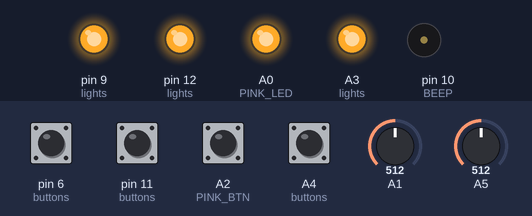
The sketch below on a simulated Arduino Uno, built with avr-gcc and run on an emulated ATmega328P. On the bench: output pins drawn as LEDs (lit = HIGH), buzzer (waves = sounding). Inputs (shaded band) come from the test bench; at power-on: A2 (PINK_BTN), A4 (buttons), pin 6 (buttons), pin 11 (buttons) HIGH, A1 = 512, A5 = 512. Random numbers use the default seed unless the sketch sets one.

Above: at 2.6 s.
2.7 s: pin 6 (buttons) pulled LOW for 0.15 s
At 4.5 s:
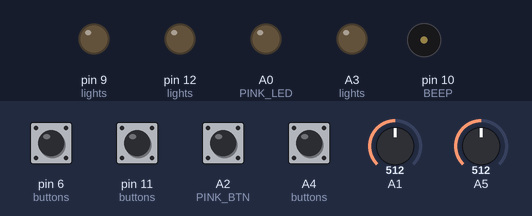
5.6 s: pin 11 (buttons) pulled LOW for 0.15 s
At 5.85 s:
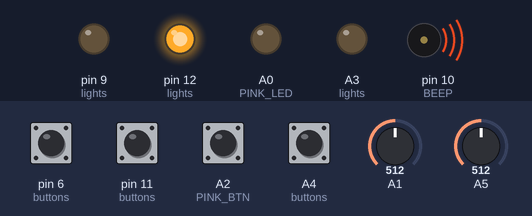
8.6 s: pin 11 (buttons) pulled LOW for 1 s
At 9.9 s:
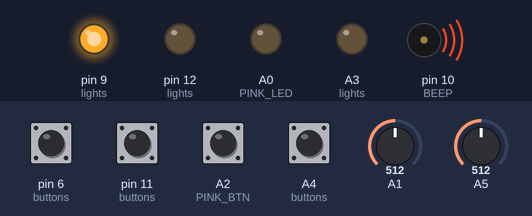
11.5 s: A2 (PINK_BTN) pulled LOW for 0.15 s
At 11.75 s:
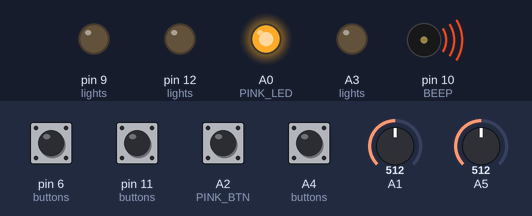
14.5 s: A2 (PINK_BTN) pulled LOW for 1 s
At 17.1 s:
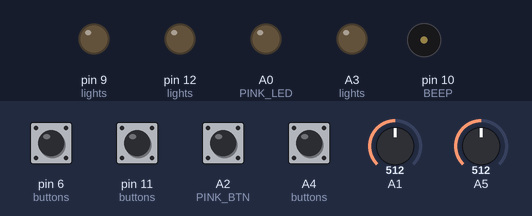
17.4 s: A4 (buttons) pulled LOW for 0.15 s
Timing chart, 0 to 40.0 s (numbered marks = the images above; inputs shaded):
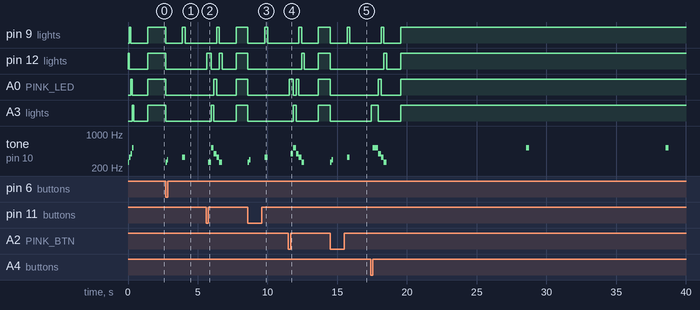

The sketch:

simon.ino
```cpp
#define PURPLE_LED 12
#define GREEN_LED 9
#define PINK_LED A0
#define ORANGE_LED A3
#define PURPLE_BTN 11
#define GREEN_BTN 6
#define PINK_BTN A2
#define ORANGE_BTN A4
#define BEEP 10
#define NOISE A5

#define C 261.64
#define D 293.68
#define E 329.64
#define F 349.24
#define G 392.00
#define A 440
#define B 493.92
#define HIGH_C 523.28

#define WAITING 0
#define SHOWING 1
#define WATCHING 2

int lights[4] = {PURPLE_LED, GREEN_LED, PINK_LED, ORANGE_LED, };
int buttons[4] = {PURPLE_BTN, GREEN_BTN, PINK_BTN, ORANGE_BTN };
int sounds[4] = { C, E, G, HIGH_C };

int gameState = WAITING;
int level = 1;
int pattern[30];

unsigned long lastBeep = 0;
unsigned long timer = 0;

void flashAndTone(int i, int length = 200) {
  digitalWrite(lights[i], HIGH);
  tone(BEEP, sounds[i]);
  delay(length);
  noTone(BEEP);
  digitalWrite(lights[i], LOW);
}

unsigned long entropy() {
  return millis()
    + analogRead(5)
    + (analogRead(13) * 2)
    + (analogRead(A1) * 4)
    + (analogRead(A5) * 8);
}

void setup() {
  for (int pin : lights) {
    pinMode(pin, OUTPUT);
  }
  for (int pin : buttons) {
    pinMode(pin, INPUT_PULLUP);
  }
  pinMode(BEEP, OUTPUT);

  for (int i=0; i < 4; i++) {
    flashAndTone(i, 100);
  }
  transitionToWaitingState();
}

void transitionToWaitingState() {
  gameState = WAITING;
  lastBeep = millis();
  delay(1000);
}

void loopWaiting() {
  if (millis() - lastBeep > 10000) {
    lastBeep = millis();
    tone(BEEP, HIGH_C);
    delay(200);
    noTone(BEEP);
  }

  for (int i=0; i < 4; i++) {
    digitalWrite(lights[i], HIGH);
    if (digitalRead(buttons[i]) == LOW) {
      startGame();
      break;
    }
  }
}

void startGame() {
  randomSeed(entropy());
  for (int i=0; i < 4; i++) {
    digitalWrite(lights[i], LOW);
  }

  tone(BEEP, C);
  delay(100);
  tone(BEEP, D);
  delay(100);
  noTone(BEEP);

  gameState = SHOWING;
  level = 1;
  for(int i = 0; i <30; i++) {
    pattern[i] = random(4);
  }

  delay(1000);
}

void gameOver() {
  for (int i = 3; i >= 0; i--) {
    flashAndTone(i);
  }
  transitionToWaitingState();
}

void loopShowing() {
  for (int i = 0; i < level; i++) {
    flashAndTone(pattern[i]);
    delay(max(250, 500 - 25*level));
  }
  gameState = WATCHING;
}

void loopWatching() {
  int found = false;
  for (int i = 0; i < level; i++) {
    timer = millis();
    found = false;
    while(!found) {
      if (millis() - timer > 10000) {
        gameOver();
        return;
      }
      for (int j = 0; j < 4; j++) {
        if (digitalRead(buttons[j]) == LOW) {
          delay(50); // DEBOUNCE
          // wait for them to release the button
          while(digitalRead(buttons[j]) == LOW) {
            digitalWrite(lights[j], HIGH);
          }
          flashAndTone(j);
          if (pattern[i] != j) {
            gameOver();
            return;
          } else {
            found = true;
            break;
          }
        }
      }
    }
  }

  delay(1000);
  level++;
  gameState = SHOWING;
}

void loop() {
  if (gameState == WAITING) { loopWaiting(); }
  if (gameState == SHOWING) { loopShowing(); }
  if (gameState == WATCHING) { loopWatching(); }
}
```

Measured:
- after the input at 2.7 s, pin 9 (lights): HIGH → LOW at once, → HIGH 1.2 s later, → LOW 0.20 s later; pin 12 (lights), A0 (PINK_LED), A3 (lights): HIGH → LOW at once; tone on pin 10 (BEEP): plays 261 Hz for 0.10 s, 293 Hz for 0.10 s, 329 Hz for 0.20 s, starting at once
- after the input at 5.6 s, pin 9 (lights): LOW → HIGH after 0.75 s, → LOW 0.20 s later, → HIGH 1.2 s later; pin 12 (lights): goes HIGH 0.30 s, LOW 0.60 s, HIGH 0.20 s, LOW 1.0 s, then HIGH, starting after 0.05 s
- after the input at 8.6 s, pin 9 (lights): HIGH → LOW at once, → HIGH 1.2 s later, → LOW 0.20 s later; pin 12 (lights), A0 (PINK_LED), A3 (lights): HIGH → LOW at once; tone on pin 10 (BEEP): plays 261 Hz for 0.10 s, 293 Hz for 0.10 s, 329 Hz for 0.20 s, starting at once
- after the input at 11.5 s, pin 9 (lights): LOW → HIGH after 0.75 s, → LOW 0.20 s later, → HIGH 1.2 s later; pin 12 (lights): LOW → HIGH after 0.95 s, → LOW 0.20 s later, → HIGH 1.0 s later
- after the input at 14.5 s, pin 9 (lights): HIGH → LOW at once, → HIGH 1.2 s later, → LOW 0.20 s later; pin 12 (lights), A0 (PINK_LED), A3 (lights): HIGH → LOW at once; tone on pin 10 (BEEP): plays 261 Hz for 0.10 s, 293 Hz for 0.10 s, 329 Hz for 0.20 s, starting at once
